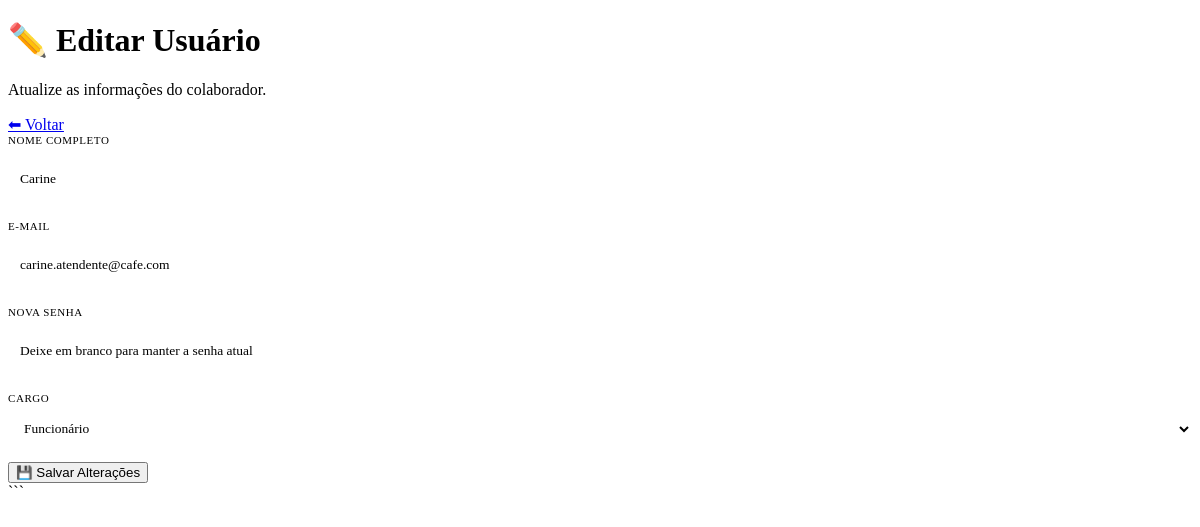
The app's page /editar_usuario/3 (signed in) with its own data.
### tables this page shows
CREATE TABLE usuarios (
        id INTEGER PRIMARY KEY AUTOINCREMENT,
        nome TEXT,
        email TEXT UNIQUE,
        senha TEXT
    , tipo TEXT DEFAULT 'funcionario', ativo INTEGER DEFAULT 1, ultimo_login TIMESTAMP, criado_em TIMESTAMP);

### app.py (the view, shortened to what this page needs)
@app.route("/editar_usuario/<int:id>", methods=["GET", "POST"])
def editar_usuario(id):
    if "user_id" not in session:
        return redirect(url_for("login"))
    conn = get_db()
    usuario = conn.execute(
        "SELECT * FROM usuarios WHERE id=?", (id,)
    ).fetchone()
    conn.close()
    if usuario is None:
        flash("Usuário não encontrado.", "erro")
        return redirect(url_for("usuarios"))
    return render_template("editar_usuario.html", usuario=usuario)

### app.py (called while the page is built)
def get_db():
    conn = sqlite3.connect(DB_PATH)
    conn.row_factory = sqlite3.Row
    return conn

### templates/editar_usuario.html (shortened to what this page needs)
<!DOCTYPE html>
<html lang="pt-br">
<head>
    <link rel="stylesheet" href="{{ url_for('static', filename='css/usuario.css') }}">
</head>
<body class="dashboard-page">
<div class="container">
    <div class="dashboard-box">
        <div class="topo-dashboard">
            <div>
                <h1>✏️ Editar Usuário</h1>
                <p>Atualize as informações do colaborador.</p>
            </div>
            <a href="{{ url_for('usuarios') }}" class="btn-voltar">
                ⬅ Voltar
            </a>
        </div>
        <div class="card">
            <form method="POST">
                <div class="input-group">
                    <label>Nome Completo</label>
                    <input
                        type="text"
                        name="nome"
                        value="{{ usuario.nome }}"
                        required>
                </div>
                <div class="input-group">
                    <label>E-mail</label>
                    <input
                        type="email"
                        name="email"
                        value="{{ usuario.email }}"
                        required>
                </div>
                <div class="input-group">
                    <label>Nova Senha</label>
                    <input
                        type="password"
                        name="senha"
                        placeholder="Deixe em branco para manter a senha atual">
                </div>
                <div class="input-group">
                    <label>Cargo</label>
                    <select name="tipo">
                        <option value="funcionario"
                            {% if usuario.tipo == 'funcionario' %}selected{% endif %}>
                            Funcionário
                        </option>
                    </select>
                </div>
                <button type="submit">
                    💾 Salvar Alterações
                </button>
            </form>
        </div>
    </div>
</div>
</body>
</html>

### static/css/usuario.css (style rules this page uses)
.input-group { display: flex; flex-direction: column; gap: 6px; margin-bottom: 14px; }
.input-group label { font-size: 11px; font-weight: 500; color: var(--text-muted); text-transform: uppercase; letter-spacing: .05em; }
.input-group input, .input-group select { background: var(--bg-card2); border: 1px solid var(--border); border-radius: var(--radius-sm); color: var(--text); font-family: var(--font); font-size: 13.5px; padding: 8px 12px; outline: none; transition: border-color .15s; height: 38px; width: 100%; }
.input-group input::placeholder { color: var(--text-muted); }
.input-group select option { background: var(--bg-card2); }

### records on screen
usuarios: nome "Carine", email "carine.atendente@cafe.com", tipo "Funcionário"
